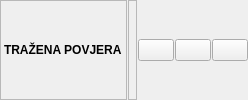
       <widget class="QFrame" name="frame_13">
        <property name="frameShape">
         <enum>QFrame::NoFrame</enum>
        </property>
        <property name="frameShadow">
         <enum>QFrame::Raised</enum>
        </property>
        <layout class="QHBoxLayout" name="horizontalLayout_12">
         <property name="spacing">
          <number>1</number>
         </property>
         <property name="leftMargin">
          <number>0</number>
         </property>
         <property name="topMargin">
          <number>0</number>
         </property>
         <property name="rightMargin">
          <number>0</number>
         </property>
         <property name="bottomMargin">
          <number>0</number>
         </property>
         <item>
          <widget class="QLabel" name="lblTrazenaProvjeraTitle">
           <property name="sizePolicy">
            <sizepolicy hsizetype="Maximum" vsizetype="Preferred">
             <horstretch>0</horstretch>
             <verstretch>0</verstretch>
            </sizepolicy>
           </property>
           <property name="minimumSize">
            <size>
             <width>125</width>
             <height>32</height>
            </size>
           </property>
           <property name="font">
            <font>
             <weight>75</weight>
             <bold>true</bold>
            </font>
           </property>
           <property name="toolTip">
            <string>Poziv Na Broj</string>
           </property>
           <property name="frameShape">
            <enum>QFrame::StyledPanel</enum>
           </property>
           <property name="text">
            <string>TRAŽENA POVJERA</string>
           </property>
          </widget>
         </item>
         <item>
          <widget class="QLabel" name="lblTrazenaProvjeras">
           <property name="font">
            <font>
             <weight>75</weight>
             <bold>true</bold>
            </font>
           </property>
           <property name="frameShape">
            <enum>QFrame::StyledPanel</enum>
           </property>
           <property name="text">
            <string/>
           </property>
           <property name="alignment">
            <set>Qt::AlignLeading|Qt::AlignLeft|Qt::AlignVCenter</set>
           </property>
           <property name="textInteractionFlags">
            <set>Qt::LinksAccessibleByMouse|Qt::TextSelectableByMouse</set>
           </property>
          </widget>
         </item>
         <item>
          <widget class="QPushButton" name="btnGo2_5">
           <property name="sizePolicy">
            <sizepolicy hsizetype="Maximum" vsizetype="Fixed">
             <horstretch>0</horstretch>
             <verstretch>0</verstretch>
            </sizepolicy>
           </property>
           <property name="maximumSize">
            <size>
             <width>36</width>
             <height>16777215</height>
            </size>
           </property>
           <property name="cursor">
            <cursorShape>PointingHandCursor</cursorShape>
           </property>
           <property name="toolTip">
            <string>Filter</string>
           </property>
           <property name="icon">
            <iconset resource="../../../resources/DonatForm.qrc">
             <normaloff>:/InDonat/Forms/images/POVECALO.png</normaloff>:/InDonat/Forms/images/POVECALO.png</iconset>
           </property>
           <property name="autoExclusive">
            <bool>true</bool>
           </property>
          </widget>
         </item>
         <item>
          <widget class="QPushButton" name="btnGo2_7">
           <property name="sizePolicy">
            <sizepolicy hsizetype="Maximum" vsizetype="Fixed">
             <horstretch>0</horstretch>
             <verstretch>0</verstretch>
            </sizepolicy>
           </property>
           <property name="maximumSize">
            <size>
             <width>36</width>
             <height>16777215</height>
            </size>
           </property>
           <property name="cursor">
            <cursorShape>PointingHandCursor</cursorShape>
           </property>
           <property name="toolTip">
            <string>Filter</string>
           </property>
           <property name="icon">
            <iconset resource="../../../resources/DonatForm.qrc">
             <normaloff>:/InDonat/Forms/images/Service_B.gif</normaloff>:/InDonat/Forms/images/Service_B.gif</iconset>
           </property>
           <property name="autoExclusive">
            <bool>true</bool>
           </property>
          </widget>
         </item>
         <item>
          <widget class="QPushButton" name="btnGo2_6">
           <property name="sizePolicy">
            <sizepolicy hsizetype="Maximum" vsizetype="Fixed">
             <horstretch>0</horstretch>
             <verstretch>0</verstretch>
            </sizepolicy>
           </property>
           <property name="maximumSize">
            <size>
             <width>36</width>
             <height>16777215</height>
            </size>
           </property>
           <property name="cursor">
            <cursorShape>PointingHandCursor</cursorShape>
           </property>
           <property name="toolTip">
            <string>Filter</string>
           </property>
           <property name="icon">
            <iconset resource="../../../resources/DonatForm.qrc">
             <normaloff>:/InDonat/Forms/images/DEL.GIF</normaloff>:/InDonat/Forms/images/DEL.GIF</iconset>
           </property>
           <property name="autoExclusive">
            <bool>true</bool>
           </property>
          </widget>
         </item>
        </layout>
       </widget>
